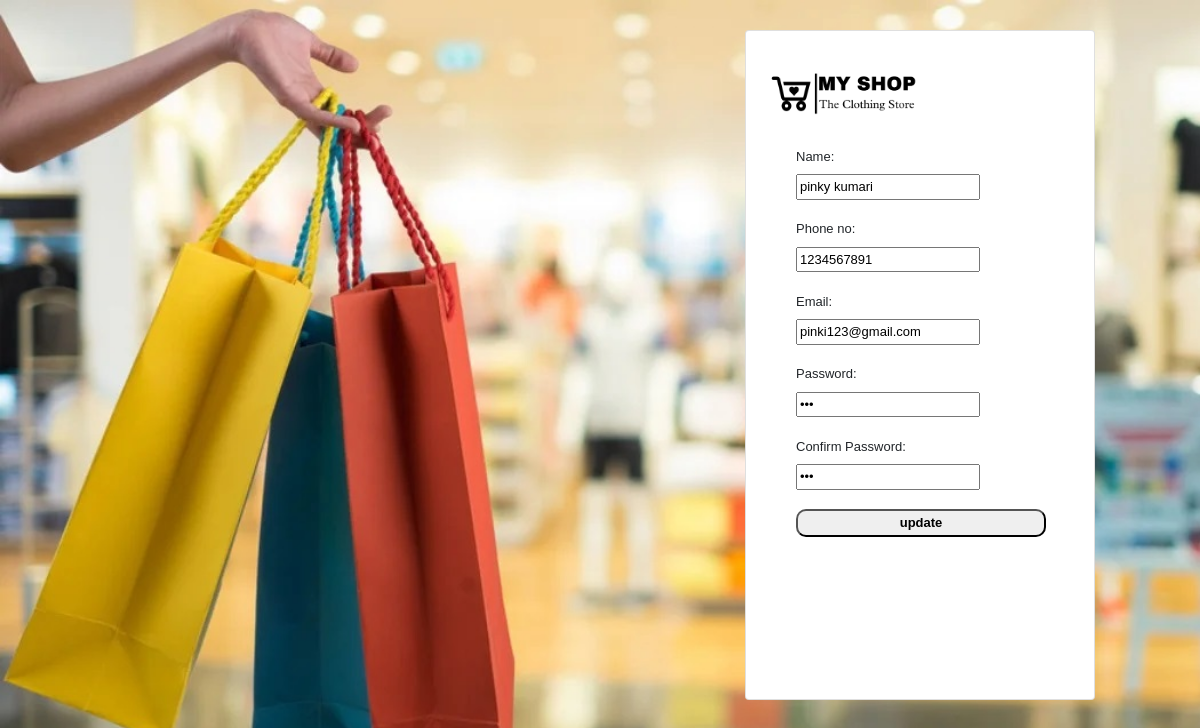
Screenshot of /home/edit_user/2 with the database file from the repository.
### myshopapp/models.py (models this page shows)
class Register(models.Model):
    name = models.CharField(max_length=100)
    phoneno=models.IntegerField()
    email=models.CharField(max_length=100)
    password=models.CharField(max_length=100)
    status=models.IntegerField(default=1)

### myshopapp/views.py (the view)
# urls.py: path('edit_user/<id>',views.edit_user,name='edit_user'),
def edit_user(request,id):
    user=Register.objects.get(id=id)
    data={'title':'update | MyShop','user':user}
    return render(request,'Edit.html',data)

### myshopapp/templates/Edit.html (shortened to what this page needs)
<!DOCTYPE html>
{% load static %}
<html lang="en">
<head>
    <link rel="stylesheet" href="https://cdn.jsdelivr.net/npm/bootstrap@4.6.2/dist/css/bootstrap.min.css"
>
    <link rel="stylesheet" href="{% static 'css/style1.css' %}">
</head>
<body
    style="background-image: url(../static/images/loginbanner.jpg); background-attachment: fixed; background-size: cover; ">
    <div class="container">
        <div class="card" style="width: 350px; height:670px; margin-top: 30px; margin-left: 700px;">
            <div class="card-body">
                <form method="POST" action="{% url 'update' %}" enctype="multipart/form-data">
                    <img src="{% static 'images/loginlogo.png' %}" alt="logo" id="img" /><br><br>
                    <div id="signupsection">
                        <label>Name:</label> <br>
                        <input class="text1" type="text" value="{{user.name}}" placeholder="Enter Your Name" name="name" required /><br><br>
                        <label>Phone no:</label> <br>
                        <input class="text1" type="Number"   value="{{user.phoneno}}" name="phoneno" required /><br><br>
                        <label>Email:</label><br>
                        <input class="text1" type="Email"  value="{{user.email}}" placeholder="Email" name="email" required /><br><br>
                        <label>Password:</label> <br>
                        <input class="text1" type="password"  value="{{user.password}}" placeholder="password" name="password" required /><br><br>
                        <label>Confirm Password:</label> <br>
                        <input class="text1" type="password"   value="{{user.password}}" placeholder="password" name="password" required /><br><br>
                        <input type="submit" value="update" id="button"><br><br>
                    </div>
                </form>
            </div>
        </div>
    </div>
</body>
</html>

### myshopapp/static/css/style1.css (style rules this page uses)
#img { margin-top:20px; width: 50%; }
#button { border-radius: 10px; width:250px; height: 28px; font-weight: bold; font-size: 13px; }
#signupsection { padding-left: 30px; padding-top:5px; font-size: 13px; font-family: Verdana, Geneva, Tahoma, sans-serif; }

### rows the page displays
Register: name "pinky kumari", phoneno "1234567891", email "pinki123@gmail.com"
